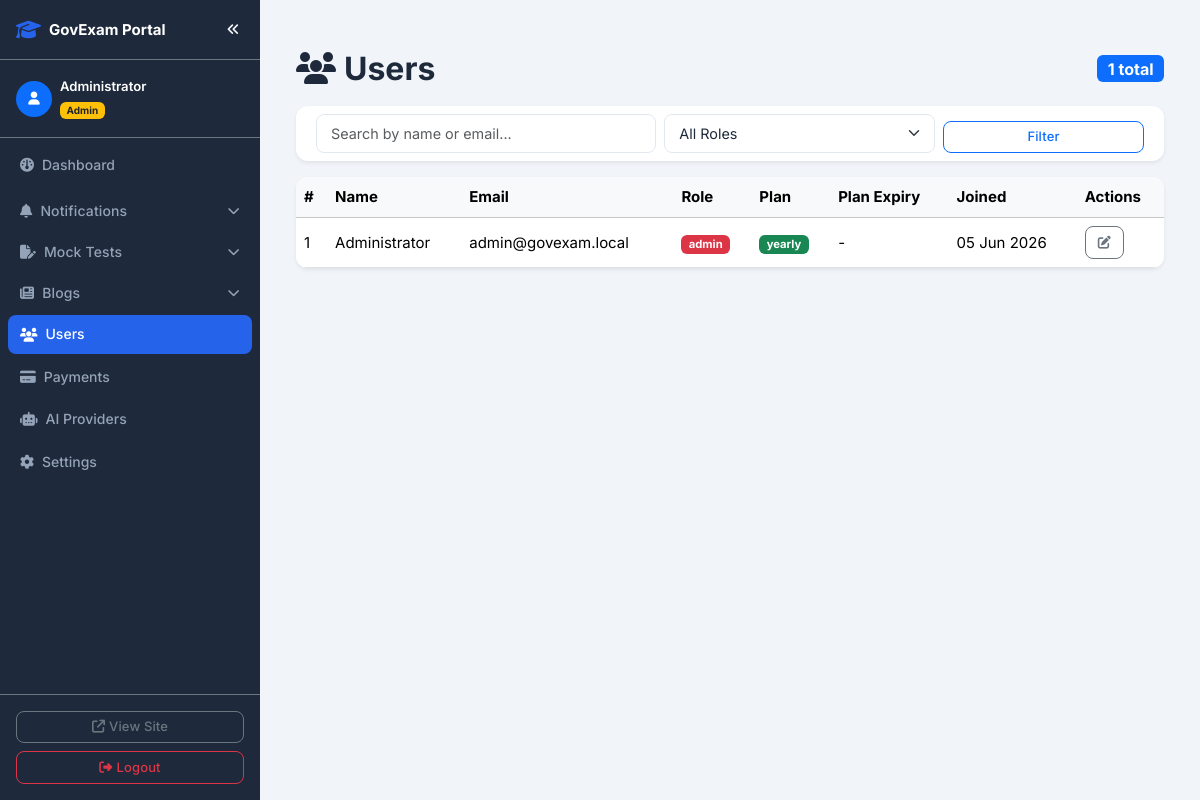
Screenshot of /admin/users/index.php (signed in) with the database file from the repository.
### tables this page shows
CREATE TABLE IF NOT EXISTS users (
    id INT AUTO_INCREMENT PRIMARY KEY,
    name VARCHAR(100),
    email VARCHAR(150) UNIQUE,
    password_hash VARCHAR(255),
    google_id VARCHAR(100),
    role ENUM('admin','premium','free') DEFAULT 'free',
    plan ENUM('monthly','yearly','free') DEFAULT 'free',
    plan_expiry DATE,
    email_verified TINYINT DEFAULT 0,
    avatar VARCHAR(255),
    created_at TIMESTAMP DEFAULT CURRENT_TIMESTAMP
);

### admin/users/index.php (called while the page is built)
<?php
require __DIR__ . '/list.php';

### includes/functions.php (called while the page is built, shortened)
<?php
function asset($path)
{
    $file = ROOT . '/' . ltrim($path, '/');
    $ver  = @filemtime($file);
    return $path . '?v=' . ($ver ?: '1');
}
function get_setting($key)
{
    static $cache = [];
    global $pdo;
    if (array_key_exists($key, $cache)) {
        return $cache[$key];
    }
    $stmt = $pdo->prepare('SELECT setting_value FROM settings WHERE setting_key = ? LIMIT 1');
    $stmt->execute([$key]);
    $row = $stmt->fetch();
    $value = $row ? $row['setting_value'] : null;
    $cache[$key] = $value;
    return $value;
}
function paginate($total, $per_page, $page)
{
    $per_page = max(1, (int)$per_page);
    $total_pages = max(1, (int)ceil($total / $per_page));
    $page = max(1, min((int)$page, $total_pages));
    $offset = ($page - 1) * $per_page;
    return [
        'total'       => (int)$total,
        'per_page'    => $per_page,
        'total_pages' => $total_pages,
        'current_page'=> $page,
        'offset'      => $offset,
        'has_prev'    => $page > 1,
        'has_next'    => $page < $total_pages
    ];
}
function format_date($date, $format = 'd M Y')
{
    $ts = strtotime($date);
    return date($format, $ts);
}

### admin/users/list.php (the view, shortened to what this page needs)
<?php
require_once ROOT . '/config/db.php';
require_once ROOT . '/includes/functions.php';
$per_page = 20;
$page = max(1, (int)($_GET['page'] ?? 1));
$search = trim($_GET['q'] ?? '');
$where = [];
$params = [];
$where_sql = $where ? ('WHERE ' . implode(' AND ', $where)) : '';
$total_stmt = $pdo->prepare("SELECT COUNT(*) FROM users $where_sql");
$total_stmt->execute($params);
$total = (int)$total_stmt->fetchColumn();
$pagination = paginate($total, $per_page, $page);
$stmt = $pdo->prepare(
    "SELECT id, name, email, role, plan, plan_expiry, created_at
     FROM users $where_sql ORDER BY created_at DESC LIMIT $per_page OFFSET {$pagination['offset']}"
);
$stmt->execute($params);
$rows = $stmt->fetchAll(PDO::FETCH_ASSOC);
require_once ROOT . '/includes/admin_header.php';
require_once ROOT . '/includes/admin_sidebar.php';
?>
<div class="admin-content">
<div class="container-fluid py-4">
  <div class="d-flex align-items-center justify-content-between mb-3">
    <h2 class="mb-0"><i class="fas fa-users me-2"></i>Users</h2>
    <span class="badge bg-primary fs-6"><?= $total ?> total</span>
  </div>
  <div class="card shadow-sm border-0 mb-3">
    <div class="card-body py-2">
      <form method="get" class="row g-2 align-items-end">
        <div class="col-md-5">
          <input type="text" name="q" class="form-control form-control-sm" placeholder="Search by name or email..."
                 value="<?= htmlspecialchars($search) ?>">
        </div>
        <div class="col-md-4">
          <select name="role" class="form-select form-select-sm">
            <option value="">All Roles</option>
          </select>
        </div>
        <div class="col-md-3">
          <button type="submit" class="btn btn-sm btn-outline-primary w-100">Filter</button>
        </div>
      </form>
    </div>
  </div>
  <div class="card shadow-sm border-0">
    <div class="card-body p-0">
      <div class="table-responsive">
        <table class="table table-hover align-middle mb-0">
          <thead class="table-light">
            <tr>
              <th>#</th><th>Name</th><th>Email</th><th>Role</th>
              <th>Plan</th><th>Plan Expiry</th><th>Joined</th><th>Actions</th>
            </tr>
          </thead>
          <tbody>
            <?php foreach ($rows as $i => $u): ?>
            <tr>
              <td><?= $pagination['offset'] + $i + 1 ?></td>
              <td><?= htmlspecialchars($u['name'] ?? '') ?></td>
              <td><?= htmlspecialchars($u['email']) ?></td>
              <td>
                <span class="badge <?= $u['role']==='admin'?'bg-danger':($u['role']==='premium'?'bg-warning text-dark':'bg-secondary') ?>">
                  <?= htmlspecialchars($u['role']) ?>
                </span>
              </td>
              <td>
                <span class="badge <?= $u['plan']==='free'?'bg-light text-dark border':'bg-success' ?>">
                  <?= htmlspecialchars($u['plan']) ?>
                </span>
              </td>
              <td><?= $u['plan_expiry'] ? format_date($u['plan_expiry']) : '-' ?></td>
              <td><?= format_date($u['created_at']) ?></td>
              <td>
                <a href="/admin/users/edit.php?id=<?= (int)$u['id'] ?>" class="btn btn-sm btn-outline-secondary me-1">
                  <i class="fas fa-edit"></i>
                </a>
              </td>
            </tr>
            <?php endforeach; ?>
          </tbody>
        </table>
      </div>
    </div>
  </div>
</div>
</div>
<?php require_once ROOT . '/includes/admin_footer.php'; ?>

### includes/admin_header.php (shortened to what this page needs)
<?php
$site_name = get_setting('site_name') ?: 'GovExam Portal';
?>
<!DOCTYPE html>
<html lang="en">
<head>
<link href="https://cdn.jsdelivr.net/npm/bootstrap@5.3.3/dist/css/bootstrap.min.css" rel="stylesheet">
<link href="https://cdnjs.cloudflare.com/ajax/libs/font-awesome/6.5.0/css/all.min.css" rel="stylesheet">
<link href="<?= asset('/assets/css/style.css') ?>" rel="stylesheet">
</head>
<body class="admin-body">
<div class="d-flex" id="adminWrapper">

### includes/admin_sidebar.php (shortened to what this page needs)
<?php
$current_uri = $_SERVER['REQUEST_URI'] ?? '/';
$site_name   = get_setting('site_name') ?: 'GovExam Portal';
$admin_name  = $_SESSION['name'] ?? 'Admin';
$admin_avatar= $_SESSION['avatar'] ?? '';
function admin_nav_active($path, $current)
{
    return (strpos($current, $path) !== false) ? 'active' : '';
}
?>
<nav id="adminSidebar" class="admin-sidebar d-flex flex-column">
  <div class="admin-sidebar-brand px-3 py-3 border-bottom border-secondary d-flex align-items-center justify-content-between">
    <a href="/admin/" class="text-white text-decoration-none d-flex align-items-center gap-2">
      <i class="fa-solid fa-graduation-cap text-primary fs-5"></i>
      <span class="fw-bold"><?= htmlspecialchars($site_name) ?></span>
    </a>
    <button id="sidebarCollapseDesktop" class="btn btn-sm btn-outline-light border-0 d-none d-lg-inline-flex p-1" type="button" aria-label="Collapse menu" title="Hide menu">
      <i class="fa-solid fa-angles-left"></i>
    </button>
  </div>
  <div class="px-3 py-3 border-bottom border-secondary">
    <div class="d-flex align-items-center gap-2">
      <?php if ($admin_avatar): ?>
        <img src="/uploads/avatars/<?= htmlspecialchars($admin_avatar) ?>"
             class="rounded-circle" width="36" height="36" alt="avatar">
      <?php else: ?>
        <div class="admin-avatar-placeholder rounded-circle bg-primary d-flex align-items-center justify-content-center"
             style="width:36px;height:36px;">
          <i class="fa-solid fa-user text-white small"></i>
        </div>
      <?php endif; ?>
      <div>
        <div class="text-white fw-semibold small"><?= htmlspecialchars($admin_name) ?></div>
        <span class="badge bg-warning text-dark" style="font-size:10px;">Admin</span>
      </div>
    </div>
  </div>
  <div class="admin-nav flex-fill overflow-auto py-2">
    <ul class="nav flex-column px-2">
      <li class="nav-item">
        <a class="nav-link <?= admin_nav_active('/admin/index', $current_uri) ?>"
           href="/admin/">
          <i class="fa-solid fa-gauge me-2"></i>Dashboard
        </a>
      </li>
      <li class="nav-item mt-2">
        <button class="btn nav-link text-start w-100 d-flex align-items-center justify-content-between"
                type="button" data-bs-toggle="collapse" data-bs-target="#collapseNotif"
                aria-expanded="<?= (strpos($current_uri, '/admin/notifications') !== false) ? 'true' : 'false' ?>">
          <span><i class="fa-solid fa-bell me-2"></i>Notifications</span>
          <i class="fa-solid fa-chevron-down small"></i>
        </button>
      </li>
      <li class="nav-item mt-1">
        <button class="btn nav-link text-start w-100 d-flex align-items-center justify-content-between"
                type="button" data-bs-toggle="collapse" data-bs-target="#collapseTests"
                aria-expanded="<?= (strpos($current_uri, '/admin/tests') !== false) ? 'true' : 'false' ?>">
          <span><i class="fa-solid fa-file-pen me-2"></i>Mock Tests</span>
          <i class="fa-solid fa-chevron-down small"></i>
        </button>
      </li>
      <li class="nav-item mt-1">
        <button class="btn nav-link text-start w-100 d-flex align-items-center justify-content-between"
                type="button" data-bs-toggle="collapse" data-bs-target="#collapseBlogs"
                aria-expanded="<?= (strpos($current_uri, '/admin/blogs') !== false) ? 'true' : 'false' ?>">
          <span><i class="fa-solid fa-newspaper me-2"></i>Blogs</span>
          <i class="fa-solid fa-chevron-down small"></i>
        </button>
      </li>
      <li class="nav-item mt-1">
        <a class="nav-link <?= admin_nav_active('/admin/users', $current_uri) ?>"
           href="/admin/users/">
          <i class="fa-solid fa-users me-2"></i>Users
        </a>
      </li>
      <li class="nav-item mt-1">
        <a class="nav-link <?= admin_nav_active('/admin/payments', $current_uri) ?>"
           href="/admin/payments/">
          <i class="fa-solid fa-credit-card me-2"></i>Payments
        </a>
      </li>
      <li class="nav-item mt-1">
        <a class="nav-link <?= admin_nav_active('/admin/ai', $current_uri) ?>"
           href="/admin/ai/">
          <i class="fa-solid fa-robot me-2"></i>AI Providers
        </a>
      </li>
      <li class="nav-item mt-1">
        <a class="nav-link <?= admin_nav_active('/admin/settings', $current_uri) ?>"
           href="/admin/settings.php">
          <i class="fa-solid fa-gear me-2"></i>Settings
        </a>
      </li>
    </ul>
  </div>
  <div class="px-3 py-3 border-top border-secondary">
    <a href="/" class="btn btn-sm btn-outline-secondary w-100 mb-2" target="_blank">
      <i class="fa-solid fa-arrow-up-right-from-square me-1"></i>View Site
    </a>
    <a href="/auth/logout.php" class="btn btn-sm btn-outline-danger w-100">
      <i class="fa-solid fa-right-from-bracket me-1"></i>Logout
    </a>
  </div>
</nav>

### includes/admin_footer.php (shortened to what this page needs)
</div>
</body>
</html>

### assets/css/style.css (style rules this page uses)
:root { --primary: #2563EB; --primary-dark: #1d4ed8; --primary-light: #dbeafe; --secondary: #64748b; --success: #059669; --success-light: #d1fae5; --warning: #D97706; --warning-light: #fef3c7; --danger: #DC2626; --danger-light: #fee2e2; --info: #0ea5e9; --info-light: #e0f2fe; --purple: #7c3aed; --purple-light: #ede9fe; --dark: #1e293b; --darker: #0f172a; --gray: #64748b; --gray-100: #f1f5f9; --gray-200: #e2e8f0; --gray-300: #cbd5e1; --light: #f8fafc; --white: #ffffff; --border: #e2e8f0; --shadow: 0 1px 3px rgba(0,0,0,0.1), 0 1px 2px rgba(0,0,0,0.06); --shadow-md: 0 4px 6px -1px rgba(0,0,0,0.1), 0 2px 4px -1px rgba(0,0,0,0.06); --shadow-lg: 0 10px 15px -3px rgba(0,0,0,0.1), 0 4px 6px -2px rgba(0,0,0,0.05); --shadow-xl: 0 20px 25px -5px rgba(0,0,0,0.1), 0 10px 10px -5px rgba(0,0,0,0.04); --radius: 12px; --radius-sm: 8px; --radius-lg: 16px; --radius-xl: 24px; --transition: all 0.2s ease; --transition-slow:all 0.35s ease; --font: 'Inter', -apple-system, BlinkMacSystemFont, 'Segoe UI', sans-serif; }
*, *::before, *::after { box-sizing: border-box; }
html { scroll-behavior: smooth; }
body { font-family: var(--font); font-size: 0.9375rem; line-height: 1.6; color: var(--dark); background: var(--light); -webkit-font-smoothing: antialiased; -moz-osx-font-smoothing: grayscale; }
h1, h2, h3, h4, h5, h6 { font-weight: 700; line-height: 1.3; color: var(--dark); }
a { color: var(--primary); text-decoration: none; transition: var(--transition); }
.card { border-radius: var(--radius); border: 1px solid var(--border); box-shadow: var(--shadow); transition: var(--transition); background: var(--white); overflow: hidden; }
.card-body { padding: 1.25rem; }
.btn { border-radius: var(--radius-sm); font-weight: 500; transition: var(--transition); letter-spacing: 0.01em; }
.btn-sm { padding: 0.35rem 0.75rem; font-size: 0.8125rem; border-radius: var(--radius-sm); }
.form-control, .form-select { border: 1.5px solid var(--border); border-radius: var(--radius-sm); font-size: 0.9rem; padding: 0.5rem 0.875rem; transition: var(--transition); color: var(--dark); background-color: var(--white); }
.nav-link { font-weight: 500; font-size: 0.9rem; padding: 0.5rem 0.75rem !important; border-radius: var(--radius-sm); transition: var(--transition); }
.admin-body { background: #f1f5f9; }
#adminWrapper { min-height: 100vh; }
.admin-sidebar { width: 260px; min-height: 100vh; background: var(--dark); position: fixed; left: 0; top: 0; z-index: 1040; flex-shrink: 0; transition: transform 0.3s ease; }
.admin-content { margin-left: 260px; padding: 1.5rem; flex: 1; min-width: 0; max-width: 100%; transition: margin-left 0.3s ease; }
.admin-content .container-fluid { max-width: 1400px; }
.admin-sidebar .nav-link { color: #94a3b8; font-size: 0.875rem; font-weight: 500; padding: 0.5rem 0.75rem; border-radius: var(--radius-sm); transition: var(--transition); display: flex; align-items: center; }
.admin-sidebar .nav-link.active { background: var(--primary); color: white; }
.admin-sidebar .btn.nav-link { background: none; border: none; color: #94a3b8; width: 100%; text-align: left; }
.admin-sidebar-brand { min-height: 60px; display: flex; align-items: center; }
.text-primary { color: var(--primary) !important; }

### rows the page displays
users: offset "1", name "Administrator", email "admin@govexam.local", role "admin", plan "yearly", created_at "05 Jun 2026"

### other values shown
$site_name "GovExam Portal"
$admin_name "Administrator"
$total "1"
